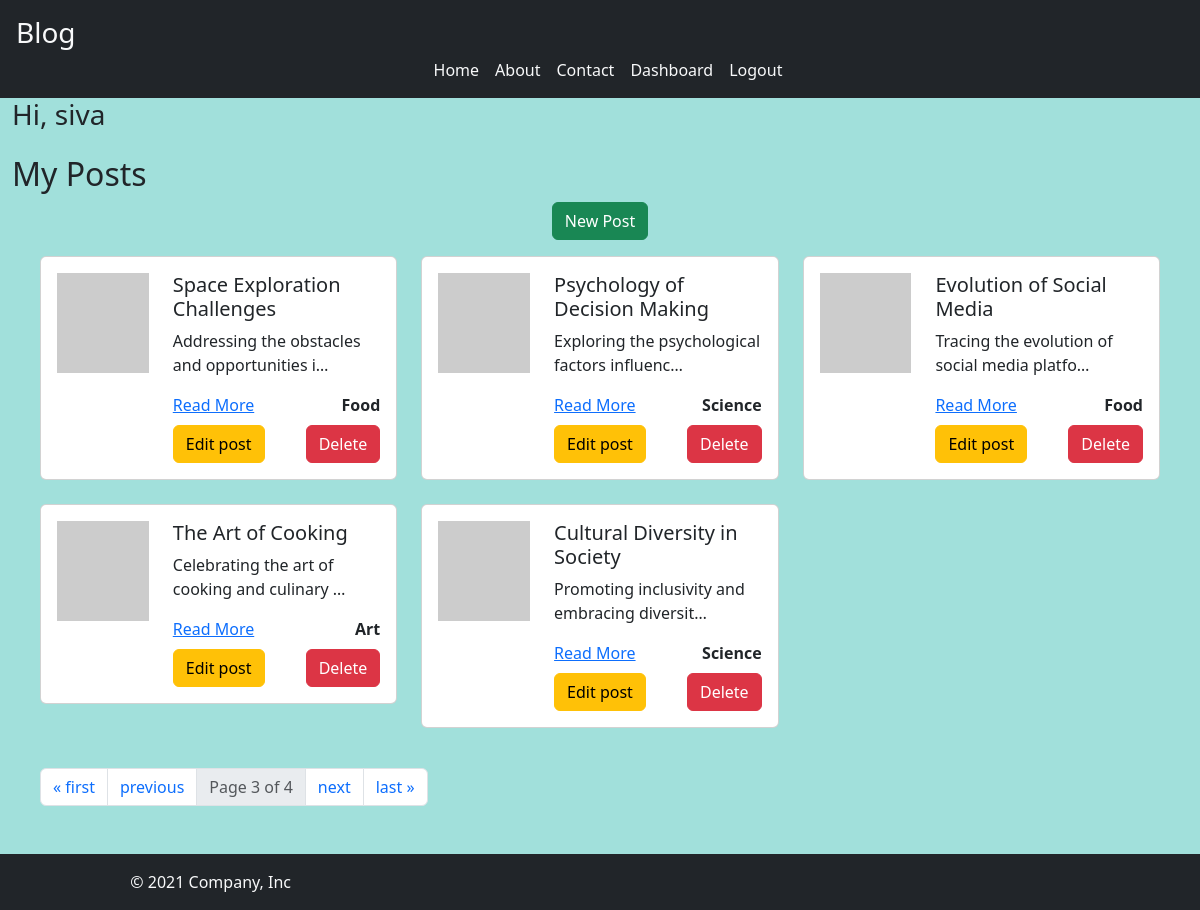
/dashboard?page=3 (signed in), run on the app's committed database.
### blogApp/models.py (models this page shows, shortened)
class Post(models.Model):
    title = models.CharField(max_length=100)
    content = models.TextField()
    img_url = models.ImageField(null=True, blank=True, upload_to='posts/images')
    created_at = models.DateTimeField(auto_now_add=True)
    slug = models.SlugField(unique=True, null=True, blank=True)
    catagory = models.ForeignKey(Catagory, on_delete=models.CASCADE)
    user = models.ForeignKey(User, on_delete=models.CASCADE, null=True, blank=True)
    @property
    def formatted_imag_url(self):
        url = self.img_url if self.img_url.__str__().startswith(('http://','https://')) else self.img_url.url
        return url

class Catagory(models.Model):
    name = models.CharField(max_length=100)

### blogApp/views.py (the view)
# urls.py: path('dashboard',dashboard, name='dashboard'),
def dashboard(request):
    blogTitle = 'My Posts'
    all_posts = Post.objects.filter(user=request.user)
    paginator = Paginator(all_posts, 5)
    page_no = request.GET.get('page')
    page_object = paginator.get_page(page_no)
    return render(request, 'dashboard.html', {'blogTitle':blogTitle, 'page_obj':page_object})

### blogApp/templates/dashboard.html (shortened to what this page needs)
{% extends "base.html" %}
{% block 'content' %}
<div class="container-fluid">
  <div class="row">
    <div class="col-6">
      <h3>Hi, {{user.username}}</h3>
    </div>
    <div class="col d-flex justify-content-end">
    </div>
  </div>
  <div class="row">
    <h2 class="mt-3">{{blogTitle}}</h2>
    <div class="d-flex justify-content-center">
      <a href="{% url 'blog:newpost' %}" class="btn btn-success">New Post</a>
    </div>
  </div>
  <div class="row m-3">
    {% if page_obj %}
      {% for post in page_obj %}
      <div class="col-4 mb-4" id="post-{{ post.slug }}">
        <div class="card">
          <div class="card-body">
            <div class="row">
              <div class="col-md-4">
                <img style="height:100px; width:150px;" src="{{ post.formatted_imag_url }}" class="img-fluid" alt="Post_image">
              </div>
              <div class="col-md-8">
                <h5 class="card-title">{{ post.title }}</h5>
                <p class="card-text">{{ post.content | truncatechars:45 }}</p>
                <div class="d-flex justify-content-between">
                  <a href="{% url 'blog:details' slug=post.slug %}">Read More</a>
                  <a class="text-decoration-none text-dark fw-bold" href="#">{{ post.catagory.name }}</a>
                </div>
                <div class="d-flex justify-content-between mt-2">
                  <a class="btn btn-warning" href="{% url 'blog:editpost' slug=post.slug %}">Edit post</a>
                  <form id="delete-form-{{ post.slug }}" onsubmit="deletePost(event, '{{ post.slug }}')" class="d-inline">
                    <button type="submit" class="btn btn-danger">Delete</button>
                  </form>
                </div>
              </div>
            </div>
          </div>
        </div>
      </div>
      {% endfor %}
      <div class="col-12 my-3">
        {% if page_obj.has_other_pages %}
        <nav aria-label="Page navigation">
          <ul class="pagination">
            {% if page_obj.has_previous %}
              <li class="page-item"><a class="page-link" href="?page=1">&laquo; first</a></li>
              <li class="page-item"><a class="page-link" href="?page={{ page_obj.previous_page_number }}">previous</a></li>
            {% endif %}
            <li class="page-item disabled"><span class="page-link">Page {{ page_obj.number }} of {{ page_obj.paginator.num_pages }}</span></li>
            {% if page_obj.has_next %}
              <li class="page-item"><a class="page-link" href="?page={{ page_obj.next_page_number }}">next</a></li>
              <li class="page-item"><a class="page-link" href="?page={{ page_obj.paginator.num_pages }}">last &raquo;</a></li>
            {% endif %}
          </ul>
        </nav>
        {% endif %}
      </div>
    {% else %}
      <p>No Post Created</p>
    {% endif %}
  </div>
</div>
{% endblock %}

### blogApp/static/style.css (style rules this page uses)
body { background-color: rgb(161, 224, 219); }

### data on the page
Post: title "Space Exploration Challenges", content "Addressing the obstacles and opportunities i…", catagory.name "Food"
Post: title "Psychology of Decision Making", content "Exploring the psychological factors influenc…", catagory.name "Science"
Post: title "Evolution of Social Media", content "Tracing the evolution of social media platfo…", catagory.name "Food"
Post: title "The Art of Cooking", content "Celebrating the art of cooking and culinary …", catagory.name "Art"
Post: title "Cultural Diversity in Society", content "Promoting inclusivity and embracing diversit…", catagory.name "Science"

### other printed values
{{ user.username }} "siva"
{{ blogTitle }} "My Posts"
{{ page_obj.number }} "3"
{{ page_obj.paginator.num_pages }} "4"
